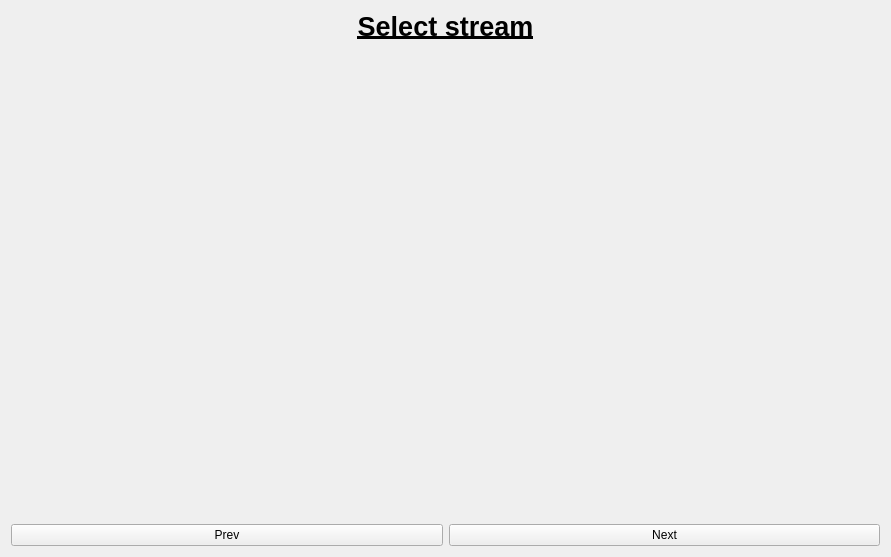
<?xml version="1.0" encoding="UTF-8"?>
<ui version="4.0">
 <class>widget_stacks_manager</class>
 <widget class="QWidget" name="widget_stacks_manager">
  <property name="geometry">
   <rect>
    <x>0</x>
    <y>0</y>
    <width>891</width>
    <height>557</height>
   </rect>
  </property>
  <property name="windowTitle">
   <string>Form</string>
  </property>
  <layout class="QVBoxLayout" name="verticalLayout">
   <item>
    <widget class="QLabel" name="labelTitle">
     <property name="font">
      <font>
       <pointsize>20</pointsize>
       <bold>true</bold>
       <underline>true</underline>
      </font>
     </property>
     <property name="autoFillBackground">
      <bool>false</bool>
     </property>
     <property name="text">
      <string>Select stream</string>
     </property>
     <property name="scaledContents">
      <bool>false</bool>
     </property>
     <property name="alignment">
      <set>Qt::AlignCenter</set>
     </property>
    </widget>
   </item>
   <item>
    <widget class="QStackedWidget" name="stackedWidget"/>
   </item>
   <item>
    <layout class="QHBoxLayout" name="horizontalLayout">
     <item>
      <widget class="QPushButton" name="pushButtonPrev">
       <property name="text">
        <string>Prev</string>
       </property>
      </widget>
     </item>
     <item>
      <widget class="QPushButton" name="pushButtonNext">
       <property name="text">
        <string>Next</string>
       </property>
      </widget>
     </item>
    </layout>
   </item>
  </layout>
 </widget>
 <resources/>
 <connections/>
</ui>
